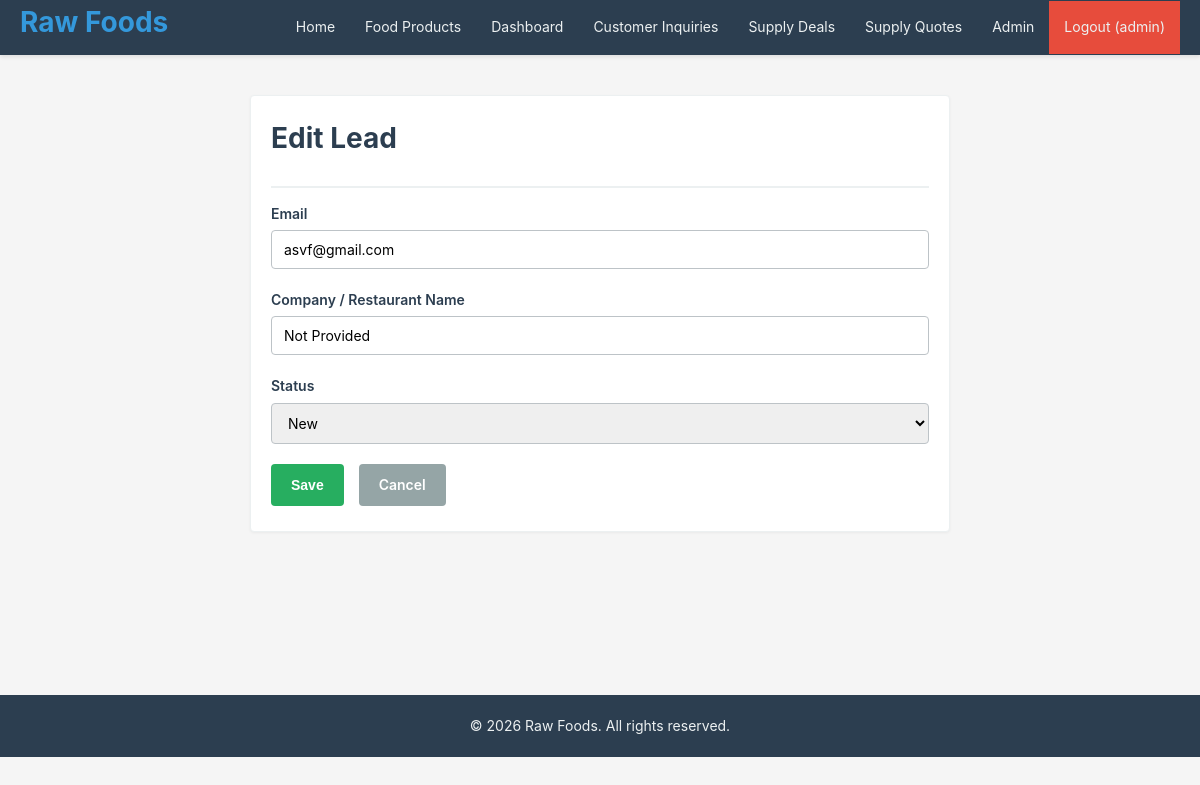
Page /sales/leads/60/edit/ (signed in) on the committed database.
### crm/models.py (models this page shows, shortened)
class Lead(models.Model):
    STATUS_CHOICES = [
        ('New', 'New'),
        ('Qualified', 'Qualified'),
        ('Converted', 'Converted'),
        ('Rejected', 'Rejected'),
    ]
    reference_number = models.CharField(
        max_length=20, unique=True, default=generate_lead_reference
    )
    email = models.EmailField()
    company_name = models.CharField(
        max_length=150, verbose_name="Company / Restaurant Name"
    )
    product_interested = models.ForeignKey(
        Product, on_delete=models.SET_NULL, null=True, blank=True,
        verbose_name="Interested Product (Feed/Oil/Grain)"
    )
    quantity = models.IntegerField(
        null=True, blank=True, validators=[MinValueValidator(1)],
        verbose_name="Quantity Required"
    )
    status = models.CharField(max_length=20, choices=STATUS_CHOICES, default='New')
    converted_to_acct_id = models.ForeignKey(
        'Account', on_delete=models.SET_NULL, null=True, blank=True, related_name='leads'
    )
    notes = models.TextField(blank=True, help_text="Delivery Location & other notes")
    created_at = models.DateTimeField(auto_now_add=True)
    updated_at = models.DateTimeField(auto_now=True)
    objects = models.Manager()
    class Meta:  # pylint: disable=too-few-public-methods
        ordering = ['-created_at']
        verbose_name = 'Customer Inquiry'
        verbose_name_plural = 'Customer Inquiries'

### crm/views.py (the view)
# urls.py: path('sales/leads/<int:pk>/edit/', views.lead_update, name='lead_update'),
@login_required
@staff_required
def lead_update(request, pk):
    lead = get_object_or_404(Lead, id=pk)
    if request.method == 'POST':
        form = LeadForm(request.POST, instance=lead)
        if form.is_valid():
            lead = form.save()
            messages.success(request, "Lead updated successfully.")
            return redirect('lead_detail', pk=lead.id)
    else:
        form = LeadForm(instance=lead)
    return render(request, 'lead_form.html',
                  {'form': form, 'title': 'Edit Lead', 'lead': lead})

### crm/forms.py
class LeadForm(forms.ModelForm):
    class Meta:  # pylint: disable=too-few-public-methods
        model = Lead
        fields = ['email', 'company_name', 'status']
        widgets = {
            'email': forms.EmailInput(attrs={'class': 'form-input'}),
            'company_name': forms.TextInput(attrs={'class': 'form-input'}),
            'status': forms.Select(attrs={'class': 'form-select'}),
        }
        labels = {
            'company_name': 'Company / Restaurant Name',
        }

### crm/views.py (called while the page is built)
def staff_required(view_func):
    @wraps(view_func)
    def wrapper(request, *args, **kwargs):
        if not request.user.is_authenticated or not request.user.is_staff:
            messages.error(
                request, "You don't have permission to access this page.")
            return redirect('login')
        return view_func(request, *args, **kwargs)
    return wrapper

### templates/lead_form.html (shortened to what this page needs)
{% extends "base.html" %}
{% block content %}
<div style="max-width: 700px; margin: 20px auto;">
    <div class="card">
        <div class="card-header">
            <h1>{{ title }}</h1>
        </div>
        <div class="card-body">
            <form method="post">
                <div class="form-group">
                    <label for="{{ form.email.id_for_label }}">{{ form.email.label }}</label>
                    {{ form.email }}
                </div>
                <div class="form-group">
                    <label for="{{ form.company_name.id_for_label }}">{{ form.company_name.label }}</label>
                    {{ form.company_name }}
                </div>
                <div class="form-group">
                    <label for="{{ form.status.id_for_label }}">{{ form.status.label }}</label>
                    {{ form.status }}
                </div>
                <div class="btn-group">
                    <button type="submit" class="btn btn-success">Save</button>
                    {% if lead %}
                        <a href="{% url 'lead_detail' lead.id %}" class="btn btn-secondary">Cancel</a>
                    {% else %}
                        <a href="{% url 'lead_list' %}" class="btn btn-secondary">Cancel</a>
                    {% endif %}
                </div>
            </form>
        </div>
    </div>
</div>
{% endblock %}

### templates/base.html (shortened to what this page needs)
<!DOCTYPE html>
<html lang="en">
<head>
    {% load static %}
    <link rel="stylesheet" href="{% static 'css/style.css' %}">
</head>
<body>
    <nav class="navbar">
        <div class="nav-container">
            <h1 class="nav-logo">
                <a href="{% url 'home' %}">Raw Foods</a>
            </h1>
            <ul class="nav-menu">
                <li><a href="{% url 'home' %}">Home</a></li>
                <li><a href="{% url 'product_list' %}">Food Products</a></li>
                {% if user.is_authenticated %}
                {% if user.is_staff %}
                <li><a href="{% url 'sales_dashboard' %}">Dashboard</a></li>
                <li><a href="{% url 'lead_list' %}">Customer Inquiries</a></li>
                <li><a href="{% url 'opportunity_list' %}">Supply Deals</a></li>
                <li><a href="{% url 'quote_list' %}">Supply Quotes</a></li>
                {% if user.is_superuser %}
                <li><a href="/admin/">Admin</a></li>
                {% endif %}
                {% else %}
                <li><a href="{% url 'my_orders' %}">My Orders</a></li>
                {% endif %}
                <li><a href="{% url 'logout' %}" class="btn-logout">Logout ({{ user.username }})</a></li>
                {% else %}
                <li><a href="{% url 'request_quote' %}">Request Quote</a></li>
                <li><a href="{% url 'login' %}" class="btn-login">Login</a></li>
                {% endif %}
            </ul>
        </div>
    </nav>
    <div class="container">
        {% block content %}{% endblock %}
    </div>
    <footer class="footer">
        <p>&copy; 2026 Raw Foods. All rights reserved.</p>
    </footer>
</body>
</html>

### static/css/style.css (style rules this page uses)
* { margin: 0; padding: 0; box-sizing: border-box; }
html, body { height: 100%; }
body { font-family: -apple-system, BlinkMacSystemFont, "Segoe UI", Roboto, "Helvetica Neue", Arial, sans-serif; font-size: 14px; line-height: 1.6; color: #333; background-color: #f5f5f5; }
.container { max-width: 1200px; margin: 0 auto; padding: 20px; min-height: calc(100vh - 200px); }
.navbar { background-color: #2c3e50; padding: 0; box-shadow: 0 2px 4px rgba(0, 0, 0, 0.1); position: sticky; top: 0; z-index: 100; }
.nav-container { max-width: 1200px; margin: 0 auto; display: flex; justify-content: space-between; align-items: center; padding: 0 20px; }
.nav-menu { list-style: none; display: flex; gap: 0; align-items: center; flex-wrap: wrap; }
.nav-menu li { margin: 0; }
.nav-menu a { display: block; color: #ecf0f1; padding: 15px 15px; text-decoration: none; transition: background-color 0.3s; }
.btn-logout { background-color: #e74c3c; }
.footer { background-color: #2c3e50; color: #ecf0f1; text-align: center; padding: 20px; margin-top: 40px; }
.form-group { margin-bottom: 20px; }
label { display: block; margin-bottom: 5px; font-weight: 600; color: #2c3e50; }
.form-input, .form-select, .form-textarea { width: 100%; padding: 10px 12px; border: 1px solid #bdc3c7; border-radius: 4px; font-family: inherit; font-size: 14px; transition: border-color 0.3s, box-shadow 0.3s; }
.btn { display: inline-block; padding: 10px 20px; margin-right: 5px; margin-bottom: 5px; border: none; border-radius: 4px; cursor: pointer; font-size: 14px; font-weight: 600; text-decoration: none; transition: background-color 0.3s, color 0.3s; text-align: center; }
.btn-success { background-color: #27ae60; color: white; }
.btn-secondary { background-color: #95a5a6; color: white; }
.btn-group { display: flex; gap: 10px; flex-wrap: wrap; margin-top: 20px; }
.card { background-color: white; border: 1px solid #ecf0f1; border-radius: 4px; padding: 20px; margin-bottom: 20px; box-shadow: 0 1px 3px rgba(0, 0, 0, 0.05); }
.card-header { border-bottom: 2px solid #ecf0f1; padding: 0 0 15px 0; margin-bottom: 15px; }
.card-body { min-height: 100px; }
h1 { font-size: 28px; color: #2c3e50; margin-bottom: 10px; }
a { color: #3498db; text-decoration: none; }

### rows in the picture
Lead: email "asvf@gmail.com", company_name "Not Provided", status "New"

### other values in the picture
{{ user.username }} "admin"
{{ title }} "Edit Lead"
